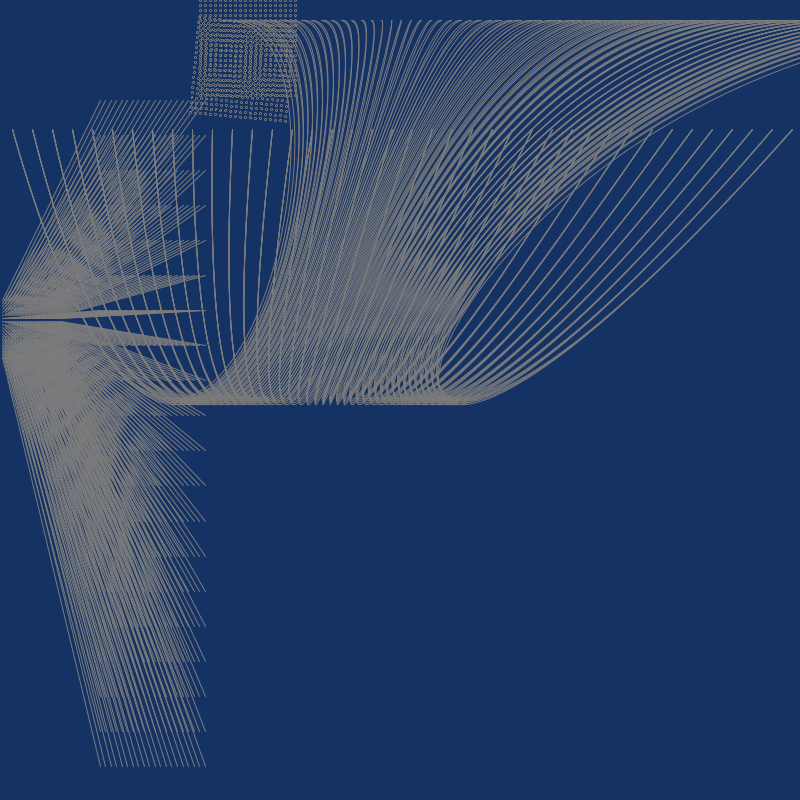
Frame 1 (no input)
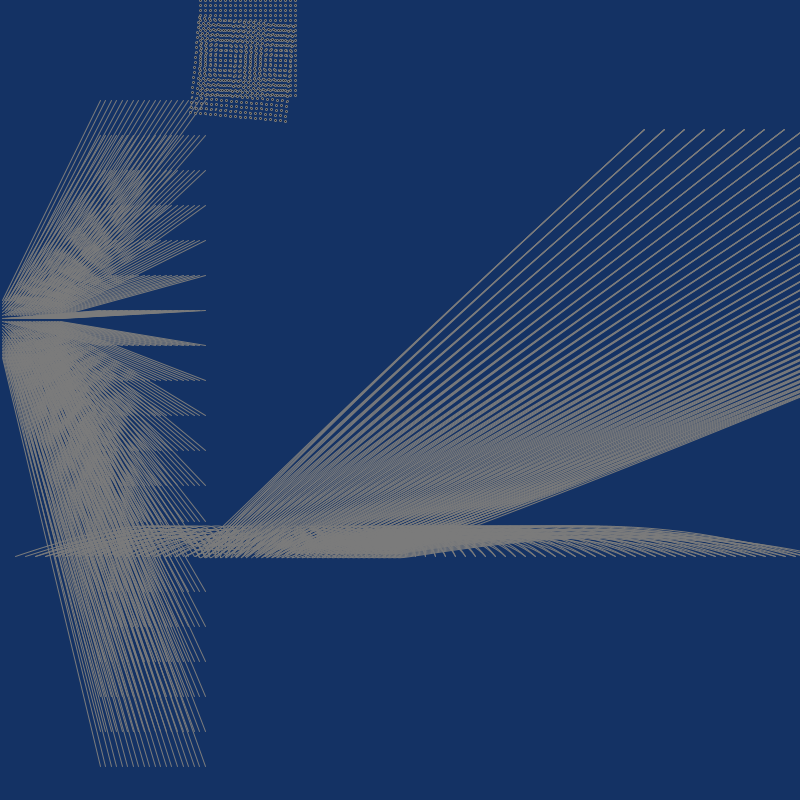
Frame 60 (the mouse pressed at the canvas centre just before this capture)
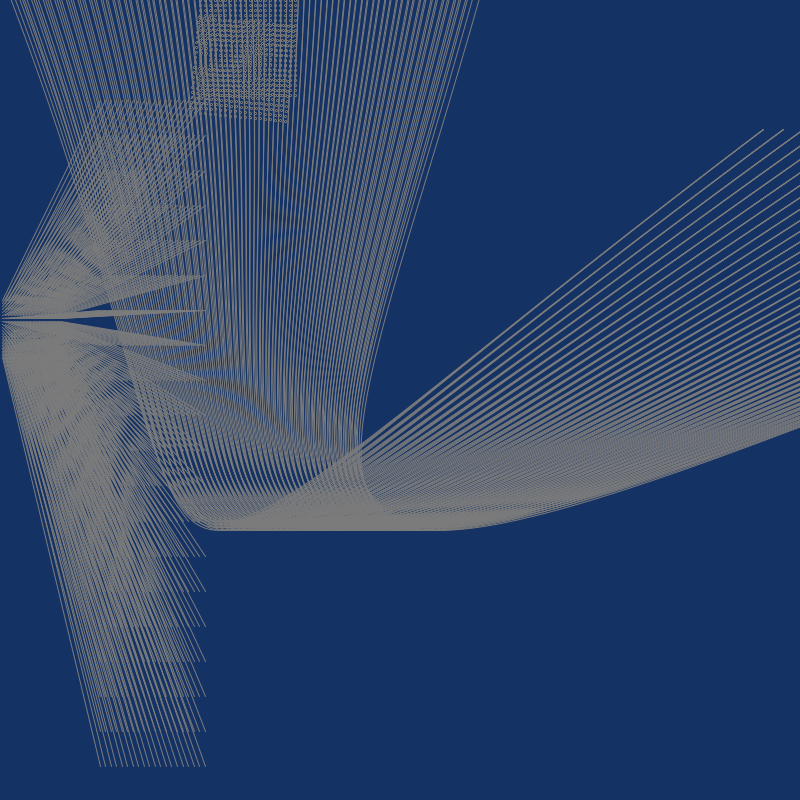
Frame 120 (the mouse held since frame 60 and released just before this capture)

The Processing sketch that drew these frames (run headless with seeded random() and noise(); from frame 60 on, the mouse is pressed at the canvas centre):

// Processing sketch: Davidsketch_240324aMoire5
// ── Davidsketch_240324aMoire5.pde
//code runs at start
void setup() {
  //set size to 800,800
  size(800, 800);
      stroke(123);
}
float step = 0;

//code runs every frame
void draw() {

  step +=0.500;
  //set background to blue
  background(20, 50, 100);
  //set fill to black
  fill(0);
  //nested loops
  for (int j = 0; j<20; j++) {
    for (int i=0; i<20; i++) {
      //make overlapping lines of circles
      circle(200+i*5, j*5, 2);
      pushMatrix();
      rotate(0.09);
      circle(200+i*5, j*5, 2);
      popMatrix();
      //make weird line things
      line(100+j*5.5340, 100+i*35.09, 2+j*3.1, 300+i*3);
    }
  }
  noFill();
  for (int j = 0; j<4; j++) {
    for (int i = 0; i<40; i++) {
      bezier(j*10+i*20+width/3.61*cos(step/20), height/1.29*sin(step/14.8),
        width/2.00, j*10+height/1.28*sin(step/40),
        width/4.00*cos(step/14.8), height/1.00,
       i*20+ width/1.00*sin(step/32), height/6.16);
    }
  }
}
